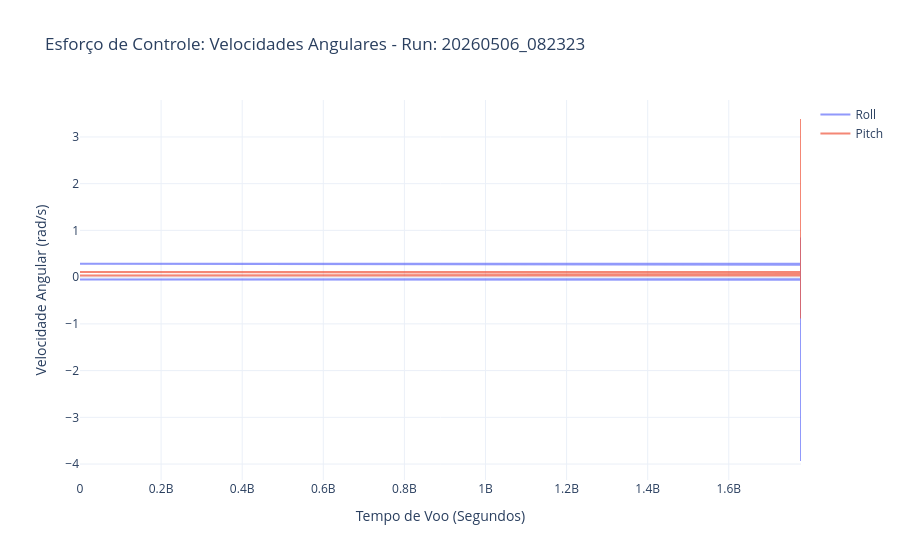
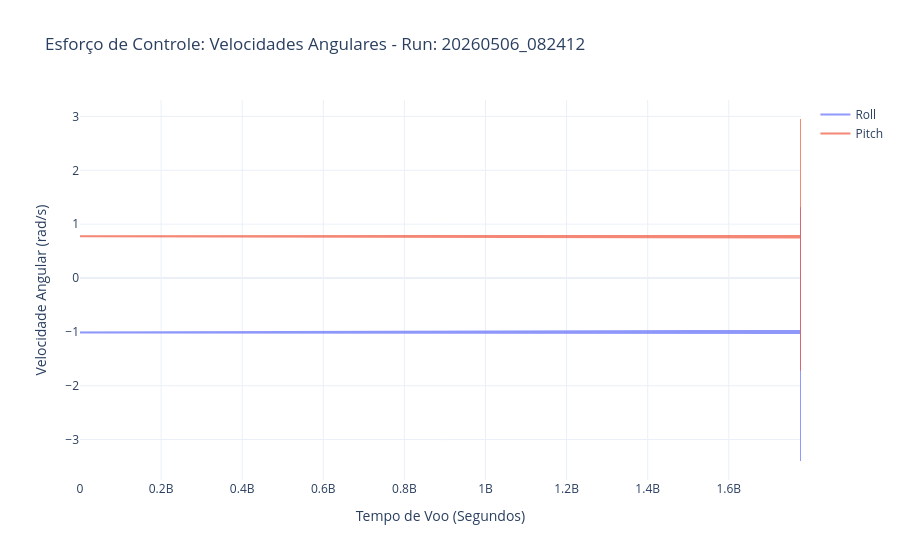
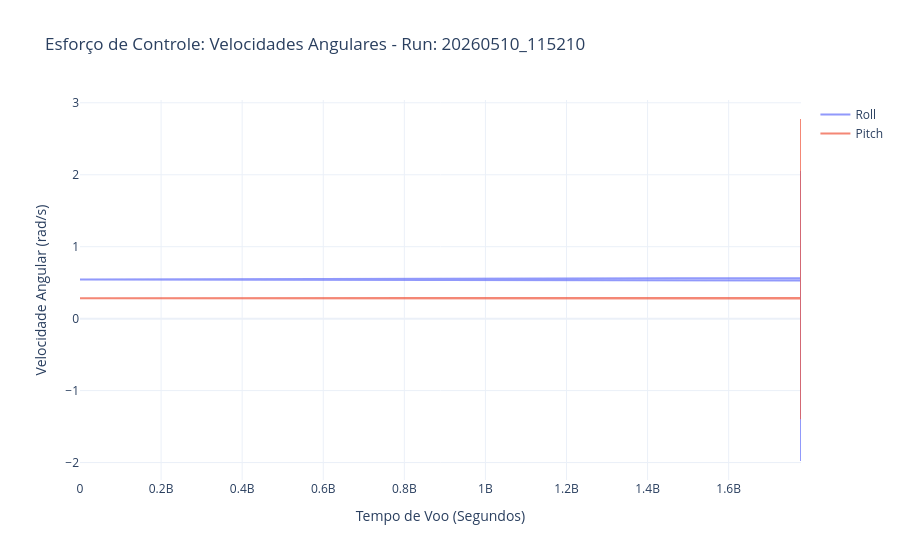
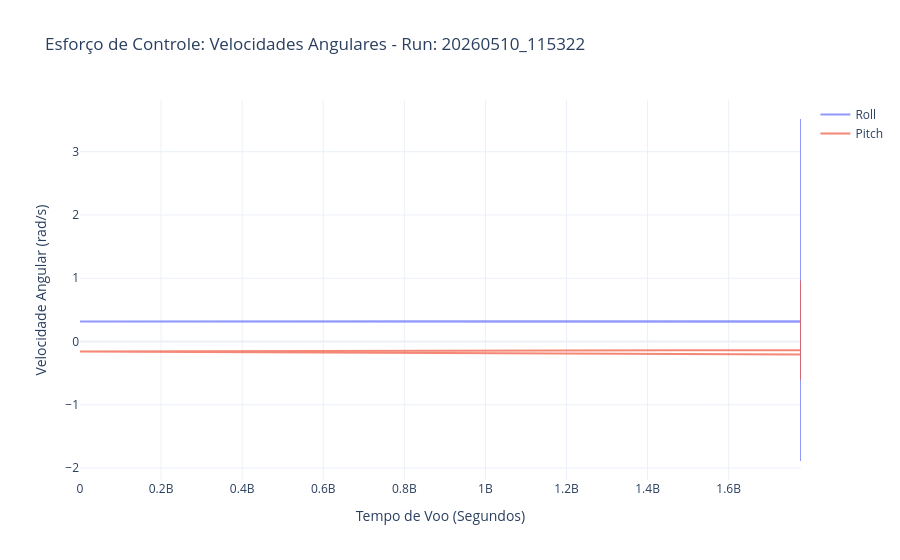

Notebook code for these charts, in order:
### Markdown cell above
#### Análise do Pitch and Roll

### Code cell
for caminho, df in zip(caminhos_ficheiros, lista_dfs):
    
    # Extraindo o timestamp do nome do arquivo
    nome_arquivo = os.path.basename(caminho) 
    timestamp = nome_arquivo.replace('voo_teste_', '').replace('.csv', '')
    
    fig_2d = go.Figure()

    # Adiciona a linha de Roll
    fig_2d.add_trace(go.Scatter(
        x=df['timestamp'], y=df['roll_speed'],
        mode='lines',
        name='Roll',
        opacity=0.7
    ))

    # Adiciona a linha de Pitch
    fig_2d.add_trace(go.Scatter(
        x=df['timestamp'], y=df['pitch_speed'],
        mode='lines',
        name='Pitch',
        opacity=0.7
    ))

    fig_2d.update_layout(
        title=f'Esforço de Controle: Velocidades Angulares - Run: {timestamp}',
        xaxis_title='Tempo de Voo (Segundos)',
        yaxis_title='Velocidade Angular (rad/s)',
        template='plotly_white',
        hovermode='x unified' # Cria uma linha vertical interativa ao passar o mouse
    )

    fig_2d.show()

### Figure 1 — Plotly figure (JSON) as saved in the notebook; plotly's stock layout.template omitted (floating-point values rounded to 4 significant figures; data arrays with more than 128 entries replaced by an {"elided": "..."} marker saying what was removed)
{"data": [{"mode": "lines", "name": "Roll", "opacity": 0.7, "type": "scatter", "x": {"elided": "4149 float values"}, "y": {"elided": "4149 float values"}}, {"mode": "lines", "name": "Pitch", "opacity": 0.7, "type": "scatter", "x": {"elided": "4149 float values"}, "y": {"elided": "4149 float values"}}], "layout": {"hovermode": "x unified", "title": {"text": "Esforço de Controle: Velocidades Angulares - Run: 20260506_082323"}, "xaxis": {"title": {"text": "Tempo de Voo (Segundos)"}}, "yaxis": {"title": {"text": "Velocidade Angular (rad/s)"}}}}

### Figure 2 — Plotly figure (JSON) as saved in the notebook; plotly's stock layout.template omitted (floating-point values rounded to 4 significant figures; data arrays with more than 128 entries replaced by an {"elided": "..."} marker saying what was removed)
{"data": [{"mode": "lines", "name": "Roll", "opacity": 0.7, "type": "scatter", "x": {"elided": "4097 float values"}, "y": {"elided": "4097 float values"}}, {"mode": "lines", "name": "Pitch", "opacity": 0.7, "type": "scatter", "x": {"elided": "4097 float values"}, "y": {"elided": "4097 float values"}}], "layout": {"hovermode": "x unified", "title": {"text": "Esforço de Controle: Velocidades Angulares - Run: 20260506_082412"}, "xaxis": {"title": {"text": "Tempo de Voo (Segundos)"}}, "yaxis": {"title": {"text": "Velocidade Angular (rad/s)"}}}}

### Figure 3 — Plotly figure (JSON) as saved in the notebook; plotly's stock layout.template omitted (floating-point values rounded to 4 significant figures; data arrays with more than 128 entries replaced by an {"elided": "..."} marker saying what was removed)
{"data": [{"mode": "lines", "name": "Roll", "opacity": 0.7, "type": "scatter", "x": {"elided": "3397 float values"}, "y": {"elided": "3397 float values"}}, {"mode": "lines", "name": "Pitch", "opacity": 0.7, "type": "scatter", "x": {"elided": "3397 float values"}, "y": {"elided": "3397 float values"}}], "layout": {"hovermode": "x unified", "title": {"text": "Esforço de Controle: Velocidades Angulares - Run: 20260510_115210"}, "xaxis": {"title": {"text": "Tempo de Voo (Segundos)"}}, "yaxis": {"title": {"text": "Velocidade Angular (rad/s)"}}}}

### Figure 4 — Plotly figure (JSON) as saved in the notebook; plotly's stock layout.template omitted (floating-point values rounded to 4 significant figures; data arrays with more than 128 entries replaced by an {"elided": "..."} marker saying what was removed)
{"data": [{"mode": "lines", "name": "Roll", "opacity": 0.7, "type": "scatter", "x": {"elided": "3330 float values"}, "y": {"elided": "3330 float values"}}, {"mode": "lines", "name": "Pitch", "opacity": 0.7, "type": "scatter", "x": {"elided": "3330 float values"}, "y": {"elided": "3330 float values"}}], "layout": {"hovermode": "x unified", "title": {"text": "Esforço de Controle: Velocidades Angulares - Run: 20260510_115322"}, "xaxis": {"title": {"text": "Tempo de Voo (Segundos)"}}, "yaxis": {"title": {"text": "Velocidade Angular (rad/s)"}}}}
